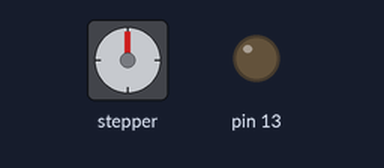
Recording of a sketch running on a simulated Arduino Uno, built with avr-gcc and run on an emulated ATmega328P. Parts: stepper motor, output pins drawn as LEDs (lit = HIGH). Stepper angles assume 200 steps per turn.

Above: at 0.1 s.
At 2.1 s:
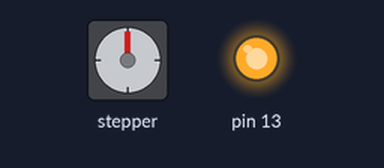
At 2.9 s:
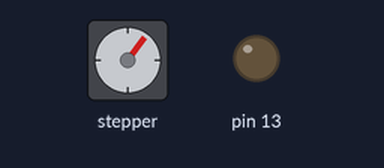
At 3.3 s:
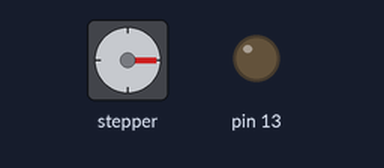
Timing chart, 0 to 4.8 s (numbered marks = the images above):
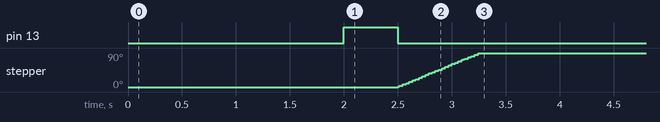

The sketch:

fonction_transfert_pas_a_pas.ino
```cpp
/*
 Stepper Motor Control - one revolution

 This program drives a unipolar or bipolar stepper motor.
 The motor is attached to digital pins 8 - 11 of the Arduino.

 The motor should revolve one revolution in one direction, then
 one revolution in the other direction.


 Created 11 Mar. 2007
 Modified 30 Nov. 2009
 by Tom Igoe

 */

#include <Stepper.h>

const int stepsPerRevolution = 200;  // change this to fit the number of steps per revolution
// for your motor

// initialize the stepper library on pins 8 through 11:
Stepper myStepper(stepsPerRevolution, 8, 9, 10, 11);

void setup() {
  // set the speed at 60 rpm:
  myStepper.setSpeed(20);
  // initialize the serial port:
  Serial.begin(9600);
  pinMode(13,OUTPUT);

  delay(2000);
  digitalWrite(13,HIGH);
  delay(500);
  digitalWrite(13,LOW);
  myStepper.step(50);
  delay(4000);

}

void loop() {
  // step one revolution  in one direction:
  delay(100);


}
```
